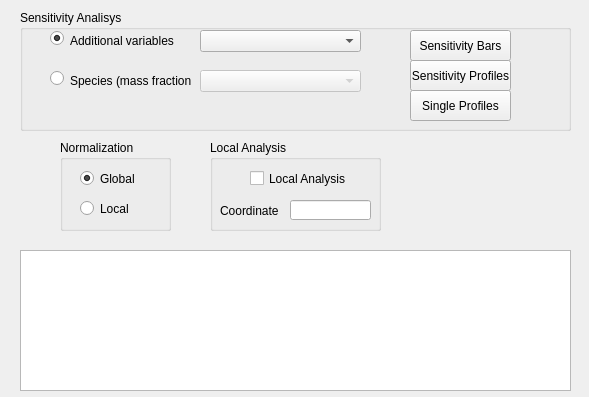
<?xml version="1.0" encoding="UTF-8"?>
<ui version="4.0">
 <class>QW_Panel_SensitivityClass</class>
 <widget class="QWidget" name="QW_Panel_SensitivityClass">
  <property name="geometry">
   <rect>
    <x>0</x>
    <y>0</y>
    <width>589</width>
    <height>397</height>
   </rect>
  </property>
  <property name="windowTitle">
   <string>OpenSMOKE Sensitivity Analysis</string>
  </property>
  <widget class="QGroupBox" name="groupBox">
   <property name="geometry">
    <rect>
     <x>60</x>
     <y>140</y>
     <width>111</width>
     <height>91</height>
    </rect>
   </property>
   <property name="title">
    <string>Normalization</string>
   </property>
   <widget class="QRadioButton" name="radioButton_GlobalNormalization">
    <property name="geometry">
     <rect>
      <x>20</x>
      <y>30</y>
      <width>82</width>
      <height>17</height>
     </rect>
    </property>
    <property name="text">
     <string>Global</string>
    </property>
    <property name="checked">
     <bool>true</bool>
    </property>
   </widget>
   <widget class="QRadioButton" name="radioButton_LocalNormalization">
    <property name="geometry">
     <rect>
      <x>20</x>
      <y>60</y>
      <width>82</width>
      <height>17</height>
     </rect>
    </property>
    <property name="text">
     <string>Local</string>
    </property>
   </widget>
  </widget>
  <widget class="QGroupBox" name="groupBox_2">
   <property name="geometry">
    <rect>
     <x>210</x>
     <y>140</y>
     <width>171</width>
     <height>91</height>
    </rect>
   </property>
   <property name="title">
    <string>Local Analysis</string>
   </property>
   <widget class="QLineEdit" name="lineEdit_LocalAnalysis">
    <property name="geometry">
     <rect>
      <x>80</x>
      <y>60</y>
      <width>81</width>
      <height>20</height>
     </rect>
    </property>
    <property name="inputMethodHints">
     <set>Qt::ImhDigitsOnly</set>
    </property>
   </widget>
   <widget class="QCheckBox" name="checkBox_LocalAnalysis">
    <property name="geometry">
     <rect>
      <x>40</x>
      <y>30</y>
      <width>101</width>
      <height>17</height>
     </rect>
    </property>
    <property name="text">
     <string>Local Analysis</string>
    </property>
   </widget>
   <widget class="QLabel" name="label_SensitivityItem_2">
    <property name="geometry">
     <rect>
      <x>10</x>
      <y>60</y>
      <width>71</width>
      <height>21</height>
     </rect>
    </property>
    <property name="text">
     <string>Coordinate</string>
    </property>
   </widget>
  </widget>
  <widget class="QGroupBox" name="groupBox_3">
   <property name="geometry">
    <rect>
     <x>20</x>
     <y>10</y>
     <width>551</width>
     <height>121</height>
    </rect>
   </property>
   <property name="title">
    <string>Sensitivity Analisys</string>
   </property>
   <widget class="QComboBox" name="comboBox_SensitivityItem_Species">
    <property name="enabled">
     <bool>false</bool>
    </property>
    <property name="geometry">
     <rect>
      <x>180</x>
      <y>60</y>
      <width>161</width>
      <height>22</height>
     </rect>
    </property>
   </widget>
   <widget class="QRadioButton" name="radioButton_ComboBox_Additional">
    <property name="geometry">
     <rect>
      <x>30</x>
      <y>20</y>
      <width>31</width>
      <height>17</height>
     </rect>
    </property>
    <property name="text">
     <string/>
    </property>
    <property name="checked">
     <bool>true</bool>
    </property>
   </widget>
   <widget class="QComboBox" name="comboBox_SensitivityItem_Additional">
    <property name="enabled">
     <bool>true</bool>
    </property>
    <property name="geometry">
     <rect>
      <x>180</x>
      <y>20</y>
      <width>161</width>
      <height>22</height>
     </rect>
    </property>
   </widget>
   <widget class="QLabel" name="label_SensitivityItem">
    <property name="geometry">
     <rect>
      <x>50</x>
      <y>60</y>
      <width>121</width>
      <height>21</height>
     </rect>
    </property>
    <property name="text">
     <string>Species (mass fractions)</string>
    </property>
   </widget>
   <widget class="QRadioButton" name="radioButton_ComboBox_Species">
    <property name="geometry">
     <rect>
      <x>30</x>
      <y>60</y>
      <width>31</width>
      <height>17</height>
     </rect>
    </property>
    <property name="text">
     <string/>
    </property>
    <property name="checked">
     <bool>false</bool>
    </property>
   </widget>
   <widget class="QLabel" name="label_SensitivityItem_3">
    <property name="geometry">
     <rect>
      <x>50</x>
      <y>20</y>
      <width>121</width>
      <height>21</height>
     </rect>
    </property>
    <property name="text">
     <string>Additional variables</string>
    </property>
   </widget>
   <widget class="QPushButton" name="pushButton_Display">
    <property name="geometry">
     <rect>
      <x>390</x>
      <y>20</y>
      <width>101</width>
      <height>31</height>
     </rect>
    </property>
    <property name="text">
     <string>Sensitivity Bars</string>
    </property>
   </widget>
   <widget class="QPushButton" name="pushButton_Plot2D">
    <property name="geometry">
     <rect>
      <x>390</x>
      <y>50</y>
      <width>101</width>
      <height>31</height>
     </rect>
    </property>
    <property name="text">
     <string>Sensitivity Profiles</string>
    </property>
   </widget>
   <widget class="QPushButton" name="pushButton_SingleProfiles">
    <property name="geometry">
     <rect>
      <x>390</x>
      <y>80</y>
      <width>101</width>
      <height>31</height>
     </rect>
    </property>
    <property name="text">
     <string>Single Profiles</string>
    </property>
   </widget>
  </widget>
  <widget class="QTextEdit" name="textEdit_SensitivityList">
   <property name="geometry">
    <rect>
     <x>20</x>
     <y>250</y>
     <width>551</width>
     <height>141</height>
    </rect>
   </property>
  </widget>
 </widget>
 <layoutdefault spacing="6" margin="11"/>
 <resources/>
 <connections>
  <connection>
   <sender>pushButton_Display</sender>
   <signal>clicked()</signal>
   <receiver>QW_Panel_SensitivityClass</receiver>
   <slot>display_sensitivityitem()</slot>
   <hints>
    <hint type="sourcelabel">
     <x>410</x>
     <y>60</y>
    </hint>
    <hint type="destinationlabel">
     <x>346</x>
     <y>127</y>
    </hint>
   </hints>
  </connection>
  <connection>
   <sender>radioButton_ComboBox_Species</sender>
   <signal>clicked()</signal>
   <receiver>QW_Panel_SensitivityClass</receiver>
   <slot>change_species_sensitivity()</slot>
   <hints>
    <hint type="sourcelabel">
     <x>78</x>
     <y>70</y>
    </hint>
    <hint type="destinationlabel">
     <x>189</x>
     <y>10</y>
    </hint>
   </hints>
  </connection>
  <connection>
   <sender>radioButton_ComboBox_Additional</sender>
   <signal>clicked()</signal>
   <receiver>QW_Panel_SensitivityClass</receiver>
   <slot>change_additional_sensitivity()</slot>
   <hints>
    <hint type="sourcelabel">
     <x>76</x>
     <y>46</y>
    </hint>
    <hint type="destinationlabel">
     <x>25</x>
     <y>98</y>
    </hint>
   </hints>
  </connection>
  <connection>
   <sender>pushButton_Plot2D</sender>
   <signal>clicked()</signal>
   <receiver>QW_Panel_SensitivityClass</receiver>
   <slot>display_sensitivitychart()</slot>
   <hints>
    <hint type="sourcelabel">
     <x>410</x>
     <y>90</y>
    </hint>
    <hint type="destinationlabel">
     <x>407</x>
     <y>271</y>
    </hint>
   </hints>
  </connection>
  <connection>
   <sender>pushButton_SingleProfiles</sender>
   <signal>clicked()</signal>
   <receiver>QW_Panel_SensitivityClass</receiver>
   <slot>open_single_profileschart()</slot>
   <hints>
    <hint type="sourcelabel">
     <x>485</x>
     <y>108</y>
    </hint>
    <hint type="destinationlabel">
     <x>504</x>
     <y>209</y>
    </hint>
   </hints>
  </connection>
 </connections>
 <slots>
  <slot>display_sensitivityitem()</slot>
  <slot>change_species_sensitivity()</slot>
  <slot>change_additional_sensitivity()</slot>
  <slot>display_sensitivitychart()</slot>
  <slot>open_single_profileschart()</slot>
 </slots>
</ui>
